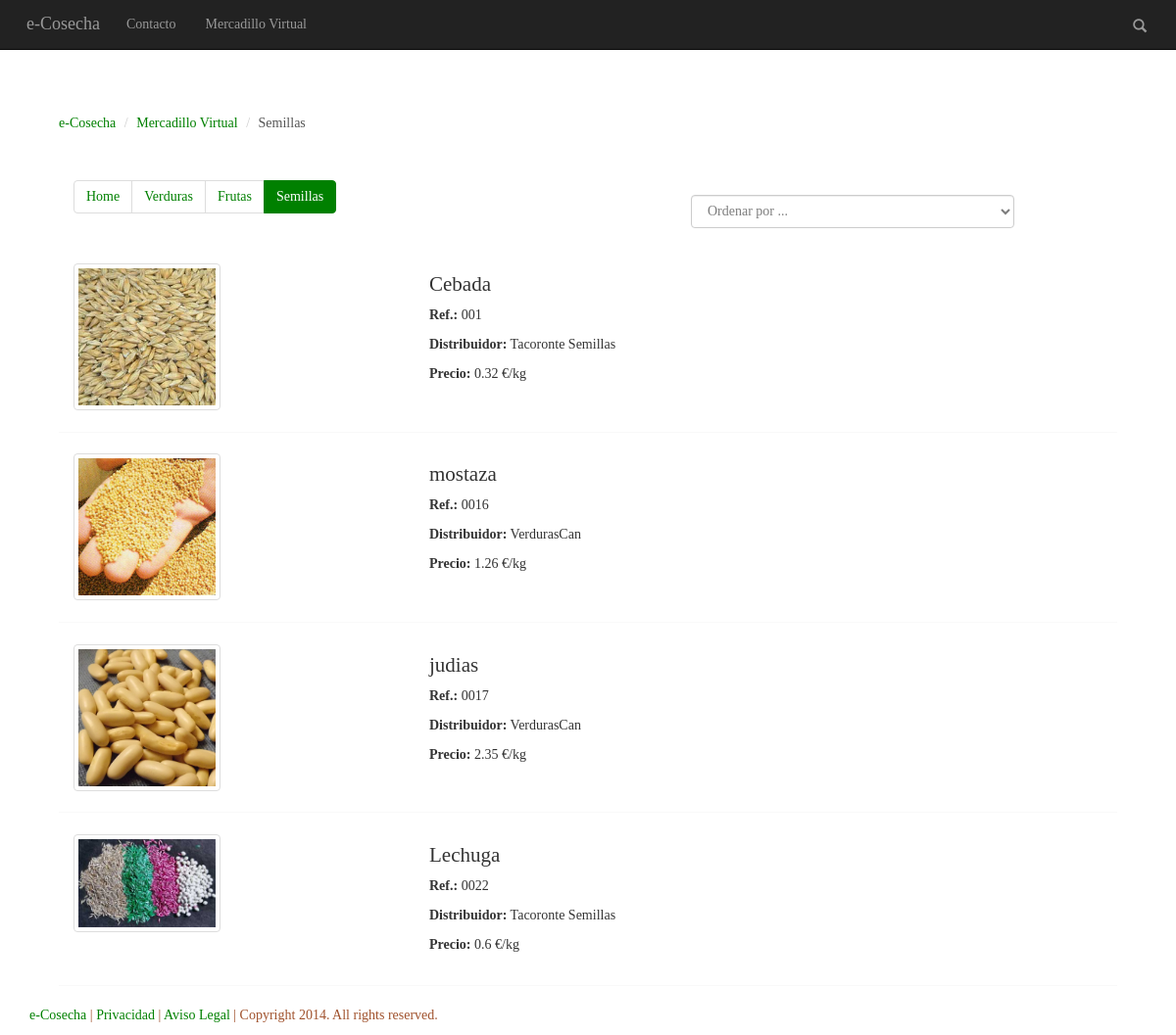
/semillas.php, run on the app's committed database.
### tables this page shows
CREATE TABLE "productos" ("ref" INTEGER PRIMARY KEY  AUTOINCREMENT  NOT NULL  UNIQUE , "nombre" VARCHAR NOT NULL , "tipo" VARCHAR NOT NULL , "distribuidor" VARCHAR NOT NULL , "precio" DOUBLE NOT NULL , "stock" INTEGER, "imagen" VARCHAR);

### semillas.php (the view, shortened to what this page needs)
<?php
	include('./header.php');
?>
<div class="header col-sm-12 col-xs-12 col-lg-12">
	<div class="rastro col-xs-12 col-lg-12 col-sm-12">
		<ol class="row breadcrumb">
		  <li><a href="index.php" title="Página de inicio">e-Cosecha</a></li>
		  <li><a href="mercadillo.php" title="Ir a Mercadillo Virtual">Mercadillo Virtual</a></li>
		  <li class="active">Semillas</li>
		</ol>
	</div>
</div>
<div class="main col-sm-12 col-xs-12 col-lg-12">
	<div class="merca-menu col-xs-12 col-lg-12 col-sm-12">
		<div class="col-sm-7 col-lg-7 col-xs-12">
			<ul class="pagination pag">
				<li><a href="mercadillo.php"  title="Home Mercadillo Virtual"> Home <span class="sr-only">(current)</span></a></li>
				<li><a href="verduras.php"  title="Ir a Verduras" >Verduras <span class="sr-only">(current)</span></a></li>
				<li ><a href="frutas.php"  title=" Ir a Frutas" >Frutas <span class="sr-only">(current)</span></a></li>
				<li class="active"><a href="semillas.php"  title="Estás en Semillas">Semillas<span class="sr-only">(current)</span></a></li>
			</ul>
		</div>
		<div class="orden col-sm-4 col-lg-4 col-xs-12">
			<form role="form" method="POST" name="clas" action="semillas.php" >
	  			<div class="form-group">
					<select class="form-control" name="ordenar" onChange="clas.submit();">
						<option>Ordenar por ... </option>
					</select>
				</div>
			</form>
		</div>
	</div>
<?php
	try {
		$db = new PDO("sqlite:./agro.sqlite");
	}
	catch (PDOException $e) {
		echo $e->getMessage();
		exit();
	}
	if(isset($_POST['ordenar'])){
		if($_POST['ordenar'] == '1'){
			$consulta = $db->query("SELECT * FROM productos WHERE tipo LIKE '%sem%' ORDER BY nombre ASC");
		}
		elseif($_POST['ordenar'] == '2'){
			$consulta = $db->query("SELECT * FROM productos WHERE tipo LIKE '%sem%' ORDER BY nombre DESC");
		}
		elseif($_POST['ordenar'] == '3'){
			$consulta = $db->query("SELECT * FROM productos WHERE tipo LIKE '%sem%' ORDER BY precio ASC");
		}
		elseif($_POST['ordenar'] == '4'){
			$consulta = $db->query("SELECT * FROM productos WHERE tipo LIKE '%sem%' ORDER BY precio DESC");
		}
	}
	else{
		$consulta = $db->query("SELECT * FROM productos WHERE tipo LIKE '%sem%'");
	}
	echo "<div class=' main col-sm-12 col-xs-12 col-lg-12'>";
	foreach($consulta as $result){
		if($result['stock'] != '0'){
			echo '<div class="mostrar col-xs-12 col-sm-12 col-lg-12">';
			echo '<div class="col-lg-3 col-sm-3 col-xs-12"><img src="./img/'.$result["imagen"].'" class="img-thumbnail img-responsive" alt="Imagen de '.$result["nombre"].'" ></div>';
			echo '<div class=" info col-lg-9 col-sm-9 col-xs-12"> <h4 id="tnom">'.$result["nombre"].'</h4>';
			echo "<p><b>Ref.:</b> 00".$result["ref"]." </p>";
			echo "<p><b>Distribuidor:</b> ".$result["distribuidor"]."</p>";
			echo "<p><b>Precio:</b> ".$result["precio"]." €/kg</p></div>";
			echo '</div>';
		}
	}
	echo "</div>";
?>
</div>
<?php
	include('./footer.php');
?>

### css/style.css (style rules this page uses)
body { font-family: Verdana; }
.row { margin-top: 10%; }
.breadcrumb { background: white; text-align: left; }
ol li a { color:green; }
.pagination > li > a, .pagination > li > span { background-color: #FFFFFF; border: 1px solid #DDDDDD; color: green; float: left; line-height: 1.42857; margin-left: -1px; padding: 6px 12px; position: relative; text-decoration: none; }
.pagination > .active > a, .pagination > .active > span, .pagination > .active > a:hover, .pagination > .active > span:hover, .pagination > .active > a:focus, .pagination > .active > span:focus { background-color: #008000; border-color: #008000; color: #FFFFFF; cursor: default; z-index: 2; }
.mostrar #tnom { font-size: 150%; text-align: left; }
.mostrar { padding: 2% 0; border-bottom: solid 1px #F9F9F9; }
.mostrar .info { padding-left: 10%; }
.orden { margin-top: 3.2%; }
.mostrar img { max-height: 150px; max-width: 150px; }
a { color:green; }
.form-control { color: #7D7D7D; }
.breadcrumb > .active { color: #555555; }

### data on the page
productos: imagen (picture), nombre "Cebada", ref "1", distribuidor "Tacoronte Semillas", precio "0.32"
productos: imagen+nombre (picture), nombre "mostaza", ref "16", distribuidor "VerdurasCan", precio "1.26"
productos: imagen (picture), nombre "judias", ref "17", distribuidor "VerdurasCan", precio "2.35"
productos: imagen (picture), nombre "Lechuga", ref "22", distribuidor "Tacoronte Semillas", precio "0.6"
